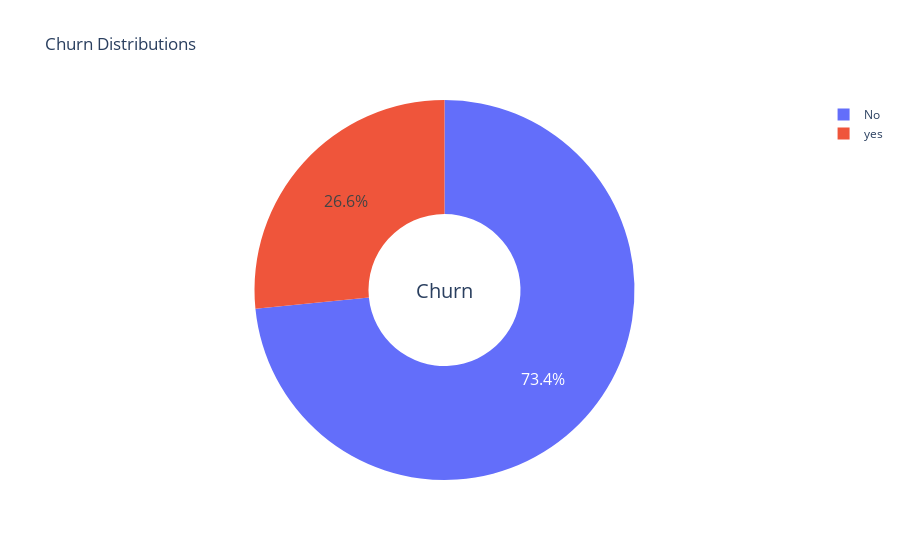

Notebook code for this chart:
### Code cell
type_ = ["No", "yes"]
fig = make_subplots(rows=1, cols=1)

fig.add_trace(go.Pie(labels=type_, values=data['Churn'].value_counts(), name="Churn"))

# Use `hole` to create a donut-like pie chart
fig.update_traces(hole=.4, hoverinfo="label+percent+name", textfont_size=16)

fig.update_layout(
    title_text="Churn Distributions",
    # Add annotations in the center of the donut pies.
    annotations=[dict(text='Churn', x=0.5, y=0.5, font_size=20, showarrow=False)])
fig.show()

### Figure 1 — Plotly figure (JSON) as saved in the notebook; plotly's stock layout.template omitted (floating-point values rounded to 4 significant figures)
{"data": [{"hole": 0.4, "hoverinfo": "label+percent+name", "labels": ["No", "yes"], "name": "Churn", "textfont": {"size": 16}, "type": "pie", "values": [5163, 1869]}], "layout": {"annotations": [{"font": {"size": 20}, "showarrow": false, "text": "Churn", "x": 0.5, "y": 0.5}], "title": {"text": "Churn Distributions"}, "xaxis": {"anchor": "y", "domain": [0, 1]}, "yaxis": {"anchor": "x", "domain": [0, 1]}}}
